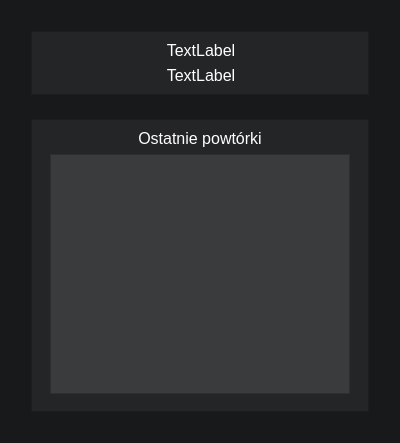
<?xml version="1.0" encoding="UTF-8"?>
<ui version="4.0">
 <class>HomeWidget</class>
 <widget class="QWidget" name="HomeWidget">
  <property name="geometry">
   <rect>
    <x>0</x>
    <y>0</y>
    <width>400</width>
    <height>300</height>
   </rect>
  </property>
  <property name="windowTitle">
   <string>Form</string>
  </property>
  <property name="styleSheet">
   <string notr="true">color: white;
background-color: #18191a;</string>
  </property>
  <layout class="QVBoxLayout" name="verticalLayout">
   <item>
    <widget class="QWidget" name="home_widget" native="true">
     <property name="sizePolicy">
      <sizepolicy hsizetype="Preferred" vsizetype="Preferred">
       <horstretch>0</horstretch>
       <verstretch>0</verstretch>
      </sizepolicy>
     </property>
     <layout class="QVBoxLayout" name="verticalLayout_13">
      <property name="spacing">
       <number>24</number>
      </property>
      <property name="leftMargin">
       <number>20</number>
      </property>
      <property name="topMargin">
       <number>20</number>
      </property>
      <property name="rightMargin">
       <number>20</number>
      </property>
      <property name="bottomMargin">
       <number>20</number>
      </property>
      <item>
       <widget class="QFrame" name="welcomeMessageFrame">
        <property name="styleSheet">
         <string notr="true">background-color: #242526;</string>
        </property>
        <property name="frameShape">
         <enum>QFrame::StyledPanel</enum>
        </property>
        <property name="frameShadow">
         <enum>QFrame::Raised</enum>
        </property>
        <layout class="QVBoxLayout" name="verticalLayout_16">
         <property name="leftMargin">
          <number>11</number>
         </property>
         <item>
          <widget class="QLabel" name="welcomeMessageLabel">
           <property name="font">
            <font>
             <pointsize>12</pointsize>
            </font>
           </property>
           <property name="text">
            <string>TextLabel</string>
           </property>
           <property name="alignment">
            <set>Qt::AlignCenter</set>
           </property>
           <property name="margin">
            <number>13</number>
           </property>
          </widget>
         </item>
         <item>
          <widget class="QLabel" name="repetitionsCountInfoLabel">
           <property name="font">
            <font>
             <pointsize>12</pointsize>
            </font>
           </property>
           <property name="text">
            <string>TextLabel</string>
           </property>
           <property name="alignment">
            <set>Qt::AlignCenter</set>
           </property>
          </widget>
         </item>
        </layout>
       </widget>
      </item>
      <item>
       <widget class="QFrame" name="recentRepetitionsFrame">
        <property name="styleSheet">
         <string notr="true">#recentRepetitionsFrame {
	background-color: #242526;
}</string>
        </property>
        <property name="frameShape">
         <enum>QFrame::StyledPanel</enum>
        </property>
        <property name="frameShadow">
         <enum>QFrame::Raised</enum>
        </property>
        <layout class="QVBoxLayout" name="verticalLayout_17">
         <property name="bottomMargin">
          <number>17</number>
         </property>
         <item>
          <widget class="QLabel" name="label">
           <property name="font">
            <font>
             <pointsize>12</pointsize>
            </font>
           </property>
           <property name="styleSheet">
            <string notr="true">background-color: #242526;</string>
           </property>
           <property name="text">
            <string>Ostatnie powtórki</string>
           </property>
           <property name="alignment">
            <set>Qt::AlignCenter</set>
           </property>
          </widget>
         </item>
         <item>
          <layout class="QHBoxLayout" name="horizontalLayout_4">
           <item>
            <spacer name="horizontalSpacer">
             <property name="orientation">
              <enum>Qt::Horizontal</enum>
             </property>
             <property name="sizeType">
              <enum>QSizePolicy::Preferred</enum>
             </property>
             <property name="sizeHint" stdset="0">
              <size>
               <width>40</width>
               <height>20</height>
              </size>
             </property>
            </spacer>
           </item>
           <item>
            <widget class="QTableWidget" name="recentRepetitionsTable">
             <property name="sizePolicy">
              <sizepolicy hsizetype="Preferred" vsizetype="Preferred">
               <horstretch>0</horstretch>
               <verstretch>0</verstretch>
              </sizepolicy>
             </property>
             <property name="minimumSize">
              <size>
               <width>300</width>
               <height>240</height>
              </size>
             </property>
             <property name="font">
              <font>
               <pointsize>10</pointsize>
              </font>
             </property>
             <property name="styleSheet">
              <string notr="true">#recentRepetitionsTable {
	background-color: #3a3b3c;
}

QHeaderView::section { 
background-color: #3a3b3c;
font-size: 11pt;
}</string>
             </property>
             <property name="frameShape">
              <enum>QFrame::StyledPanel</enum>
             </property>
             <property name="frameShadow">
              <enum>QFrame::Raised</enum>
             </property>
             <property name="editTriggers">
              <set>QAbstractItemView::NoEditTriggers</set>
             </property>
             <property name="showDropIndicator" stdset="0">
              <bool>false</bool>
             </property>
             <property name="dragDropOverwriteMode">
              <bool>false</bool>
             </property>
             <property name="alternatingRowColors">
              <bool>false</bool>
             </property>
             <property name="selectionMode">
              <enum>QAbstractItemView::NoSelection</enum>
             </property>
             <property name="cornerButtonEnabled">
              <bool>false</bool>
             </property>
             <attribute name="horizontalHeaderHighlightSections">
              <bool>false</bool>
             </attribute>
             <attribute name="horizontalHeaderStretchLastSection">
              <bool>true</bool>
             </attribute>
             <attribute name="verticalHeaderVisible">
              <bool>false</bool>
             </attribute>
             <attribute name="verticalHeaderHighlightSections">
              <bool>false</bool>
             </attribute>
             <attribute name="verticalHeaderStretchLastSection">
              <bool>true</bool>
             </attribute>
            </widget>
           </item>
           <item>
            <spacer name="horizontalSpacer_2">
             <property name="orientation">
              <enum>Qt::Horizontal</enum>
             </property>
             <property name="sizeType">
              <enum>QSizePolicy::Preferred</enum>
             </property>
             <property name="sizeHint" stdset="0">
              <size>
               <width>40</width>
               <height>20</height>
              </size>
             </property>
            </spacer>
           </item>
          </layout>
         </item>
        </layout>
       </widget>
      </item>
      <item>
       <spacer name="verticalSpacer">
        <property name="orientation">
         <enum>Qt::Vertical</enum>
        </property>
        <property name="sizeHint" stdset="0">
         <size>
          <width>20</width>
          <height>40</height>
         </size>
        </property>
       </spacer>
      </item>
     </layout>
    </widget>
   </item>
  </layout>
 </widget>
 <resources/>
 <connections/>
</ui>
